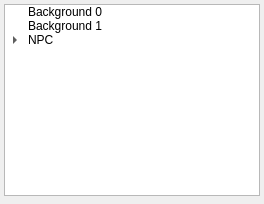
       <widget class="QWidget" name="layersTab">
        <attribute name="title">
         <string>Layers</string>
        </attribute>
        <layout class="QVBoxLayout" name="verticalLayout_6">
         <property name="spacing">
          <number>4</number>
         </property>
         <property name="leftMargin">
          <number>4</number>
         </property>
         <property name="topMargin">
          <number>4</number>
         </property>
         <property name="rightMargin">
          <number>4</number>
         </property>
         <property name="bottomMargin">
          <number>4</number>
         </property>
         <item>
          <widget class="QTreeWidget" name="layersTreeWidget">
           <property name="sizePolicy">
            <sizepolicy hsizetype="Expanding" vsizetype="Expanding">
             <horstretch>0</horstretch>
             <verstretch>1</verstretch>
            </sizepolicy>
           </property>
           <attribute name="headerVisible">
            <bool>false</bool>
           </attribute>
           <column>
            <property name="text">
             <string>Name</string>
            </property>
           </column>
           <item>
            <property name="text">
             <string>Background 0</string>
            </property>
           </item>
           <item>
            <property name="text">
             <string>Background 1</string>
            </property>
           </item>
           <item>
            <property name="text">
             <string>NPC</string>
            </property>
            <item>
             <property name="text">
              <string>Enemy 1</string>
             </property>
            </item>
            <item>
             <property name="text">
              <string>Enemy 2</string>
             </property>
            </item>
            <item>
             <property name="text">
              <string>New Item</string>
             </property>
            </item>
            <item>
             <property name="text">
              <string>New Item</string>
             </property>
            </item>
            <item>
             <property name="text">
              <string>New Item</string>
             </property>
            </item>
            <item>
             <property name="text">
              <string>New Item</string>
             </property>
            </item>
            <item>
             <property name="text">
              <string>New Item</string>
             </property>
            </item>
            <item>
             <property name="text">
              <string>New Item</string>
             </property>
            </item>
            <item>
             <property name="text">
              <string>New Item</string>
             </property>
            </item>
            <item>
             <property name="text">
              <string>New Item</string>
             </property>
            </item>
            <item>
             <property name="text">
              <string>New Item</string>
             </property>
            </item>
            <item>
             <property name="text">
              <string>New Item</string>
             </property>
            </item>
            <item>
             <property name="text">
              <string>New Item</string>
             </property>
            </item>
            <item>
             <property name="text">
              <string>New Item</string>
             </property>
            </item>
            <item>
             <property name="text">
              <string>New Item</string>
             </property>
            </item>
            <item>
             <property name="text">
              <string>New Item</string>
             </property>
            </item>
            <item>
             <property name="text">
              <string>New Item</string>
             </property>
            </item>
            <item>
             <property name="text">
              <string>New Item</string>
             </property>
            </item>
            <item>
             <property name="text">
              <string>New Item</string>
             </property>
            </item>
            <item>
             <property name="text">
              <string>New Item</string>
             </property>
            </item>
           </item>
          </widget>
         </item>
         <item>
          <widget class="QStackedWidget" name="layerPropertiesStackWidget">
           <widget class="QWidget" name="page"/>
           <widget class="QWidget" name="page_2"/>
          </widget>
         </item>
        </layout>
       </widget>
